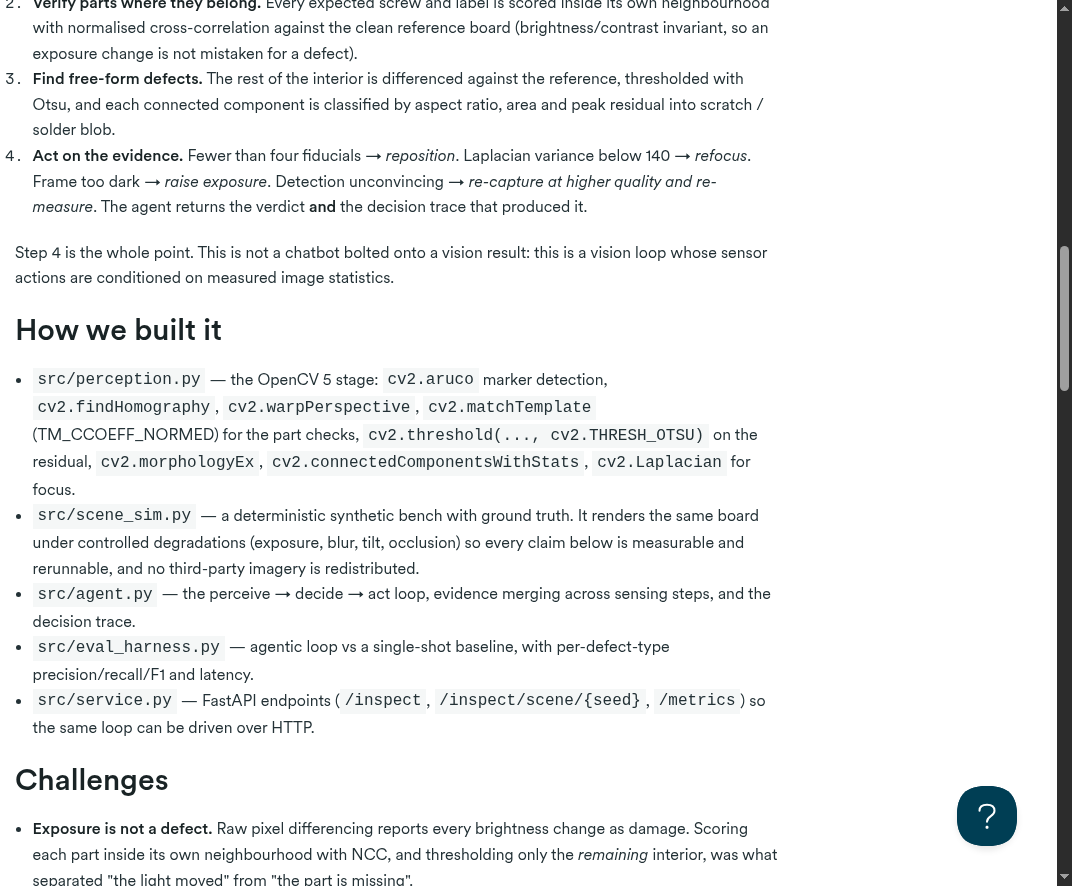
#> input picture evidence/devpost_project_images.png, 1072 x 886 px; its folder holds only this picture in this run
$ python -i perception.py   (imports and definitions only)   (older library calls are emulated)
#> lines starting #> are read from the running program, lines starting #| are printed output that depends on the picture; after the words box and inside, x2 and y2 are one past the last pixel; in counts of white or black regions, pixels touching at a corner belong together
### src/scene_sim.py
"""Synthetic visual-inspection bench used to evaluate the pipeline offline.

Every scene is fully deterministic given a seed: the same seed always produces the
same panel, the same defects and the same camera artefacts. Ground truth lives in
the *canonical* panel coordinate frame so that detections can be scored after
registration.

Nothing here is part of the product; it is the evaluation fixture (see
docs/EVALUATION.md for why a simulated bench is used and what its limits are).
"""

from __future__ import annotations

import json
from dataclasses import dataclass, field
from pathlib import Path

import cv2
import numpy as np

PANEL_W, PANEL_H = 1000, 700
PAD_X, PAD_Y = 90, 90
CANVAS_W, CANVAS_H = PANEL_W + 2 * PAD_X, PANEL_H + 2 * PAD_Y
MARGIN = 150
ARUCO_IDS = (0, 1, 2, 3)
ARUCO_SIZE = 110
MARKER_CTR = [(75, 75), (PANEL_W - 75, 75), (75, PANEL_H - 75), (PANEL_W - 75, PANEL_H - 75)]
SCREW_GRID = [
    (250, 200), (500, 200), (750, 200),
    (250, 600), (500, 600), (750, 600),
]
LABELS = [(150, 350, 240, 80), (560, 350, 220, 80)]
DEFECT_TYPES = ("missing_screw", "scratch", "blob", "misaligned_label")


def _aruco_dict():
    return cv2.aruco.getPredefinedDictionary(cv2.aruco.DICT_4X4_50)


# [50 lines left out: function render_canonical, not called in this run]


@dataclass
class CameraState:
    """Knobs the agent is allowed to move (this is the 'act' half of the loop)."""
    yaw: float = 0.0
    pitch: float = 0.0
    blur_sigma: float = 0.0
    exposure: float = 1.0
    noise_sigma: float = 2.0
    jpeg_quality: int = 92


@dataclass
class Scene:
    seed: int
    defects: list[dict] = field(default_factory=list)
    cam: CameraState = field(default_factory=CameraState)

    # [80 lines left out: functions canonical, capture, make_scene, save_gt, not called in this run]

### src/perception.py
"""OpenCV 5 perception stage.

Pipeline (all OpenCV 5.0.0, no third-party vision libraries):

1. fiducial detection      cv2.aruco.ArucoDetector  -> marker corners
2. registration            cv2.findHomography + cv2.warpPerspective -> canonical panel
3. illumination control    cv2.createCLAHE, cv2.Laplacian (sharpness metric)
4. reference comparison    cv2.absdiff vs. the clean board, cv2.threshold(OTSU)
5. blob extraction         cv2.findContours + cv2.morphologyEx
6. defect classification   shape/position features (circularity, aspect, area,
                           colour delta) scored against the expected layout
"""

from __future__ import annotations

import time
from dataclasses import dataclass, asdict

import cv2
import numpy as np

from scene_sim import (ARUCO_IDS, ARUCO_SIZE, LABELS, MARGIN, MARKER_CTR, PANEL_H, PANEL_W,
                       SCREW_GRID, _aruco_dict)

CORNERS_CANON = list(MARKER_CTR)


@dataclass
class Defect:
    type: str
    bbox: list[int]
    confidence: float
    evidence: str = ""

    def as_dict(self) -> dict:
        return asdict(self)


@dataclass
class Perception:
    registered: bool
    markers: int
    sharpness: float
    brightness: float
    defects: list[Defect]
    latency_ms: float
    frame_bgr: np.ndarray | None = None
    registered_bgr: np.ndarray | None = None


_DETECTOR = None


def _detector():
    global _DETECTOR
    if _DETECTOR is None:
        params = cv2.aruco.DetectorParameters()
        params.cornerRefinementMethod = cv2.aruco.CORNER_REFINE_SUBPIX
        params.adaptiveThreshWinSizeMin = 5
        params.adaptiveThreshWinSizeMax = 51
        params.adaptiveThreshWinSizeStep = 4
        params.minMarkerPerimeterRate = 0.01
        params.maxMarkerPerimeterRate = 6.0
        params.errorCorrectionRate = 0.8
        _DETECTOR = cv2.aruco.ArucoDetector(_aruco_dict(), params)
    return _DETECTOR


UPSCALE = 1.5


def find_markers(frame_bgr: np.ndarray):
    """Return {marker_id: centroid} in the captured (distorted) frame.

    Detection runs on an upscaled copy: small fiducials survive blur and JPEG
    artefacts much better at 1.5x, and the centroids are simply divided back.
    """
    gray = cv2.cvtColor(frame_bgr, cv2.COLOR_BGR2GRAY)
    big = cv2.resize(gray, None, fx=UPSCALE, fy=UPSCALE, interpolation=cv2.INTER_CUBIC)
    corners, ids, _ = _detector().detectMarkers(big)
    found: dict[int, tuple[float, float]] = {}
    if ids is None:
        return found
    for c, i in zip(corners, ids.flatten()):
        pts = c.reshape(-1, 2)
        found[int(i)] = (float(pts[:, 0].mean()) / UPSCALE, float(pts[:, 1].mean()) / UPSCALE)
    return found


def register(frame_bgr: np.ndarray, reference_bgr: np.ndarray | None = None) -> tuple[np.ndarray | None, int]:
    """Rectify the capture into canonical panel coordinates using the fiducials."""
    found = find_markers(frame_bgr)
    shared = [i for i in ARUCO_IDS if i in found]
    if len(shared) < 4:
        return None, len(shared)
    src = np.array([found[i] for i in ARUCO_IDS], np.float32)
    dst = np.array([CORNERS_CANON[i] for i in ARUCO_IDS], np.float32)
    H, _ = cv2.findHomography(src, dst, cv2.RANSAC, 3.0)
    if H is None:
        return None, len(shared)
    warped = cv2.warpPerspective(frame_bgr, H, (PANEL_W, PANEL_H))
    return warped, len(shared)


def sharpness(frame_bgr: np.ndarray) -> float:
    gray = cv2.cvtColor(frame_bgr, cv2.COLOR_BGR2GRAY)
    return float(cv2.Laplacian(gray, cv2.CV_64F).var())


def brightness(frame_bgr: np.ndarray) -> float:
    return float(cv2.cvtColor(frame_bgr, cv2.COLOR_BGR2GRAY).mean())


# [6 lines left out: function _circularity, not called in this run]


def _near(center, points, tol):
    return any((center[0] - p[0]) ** 2 + (center[1] - p[1]) ** 2 <= tol * tol for p in points)


# [7 lines left out: function _misfit, not called in this run]


def _interior_mask() -> np.ndarray:
    m = np.zeros((PANEL_H, PANEL_W), np.uint8)
    m[MARGIN + 8:PANEL_H - MARGIN - 8, MARGIN + 8:PANEL_W - MARGIN - 8] = 255
    for (cx, cy) in CORNERS_CANON:
        cv2.circle(m, (int(cx), int(cy)), ARUCO_SIZE, 0, -1)
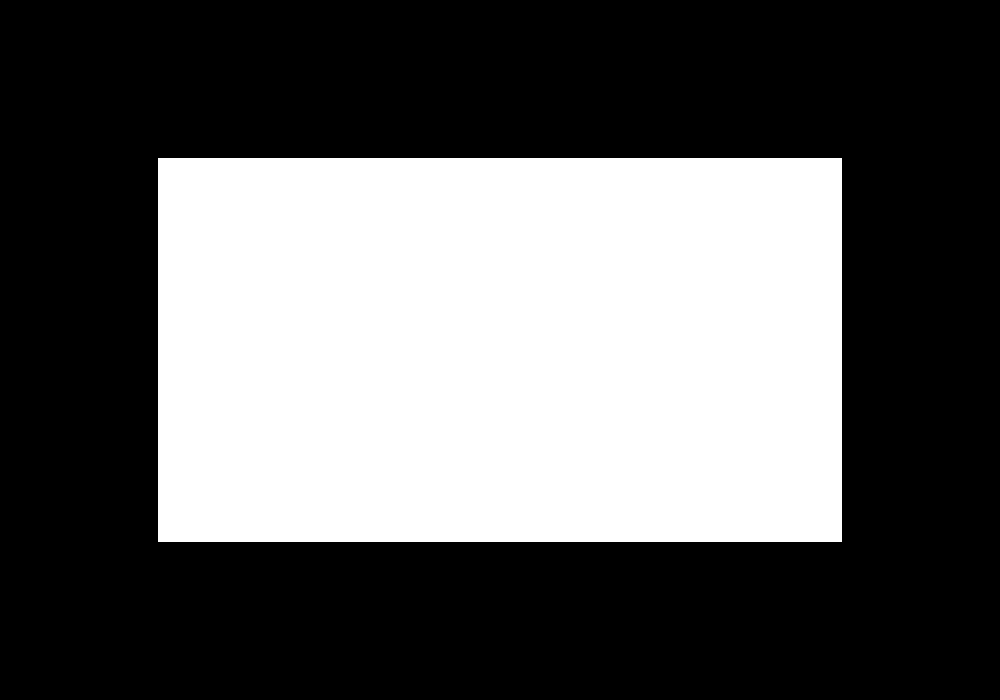
#> m: shape (700, 1000); 37.5% white; 1 white region, box (x1, y1, x2, y2) and area: (158, 158, 842, 542) 262656
    for (cx, cy) in SCREW_GRID:
        cv2.rectangle(m, (cx - 34, cy - 34), (cx + 34, cy + 34), 0, -1)
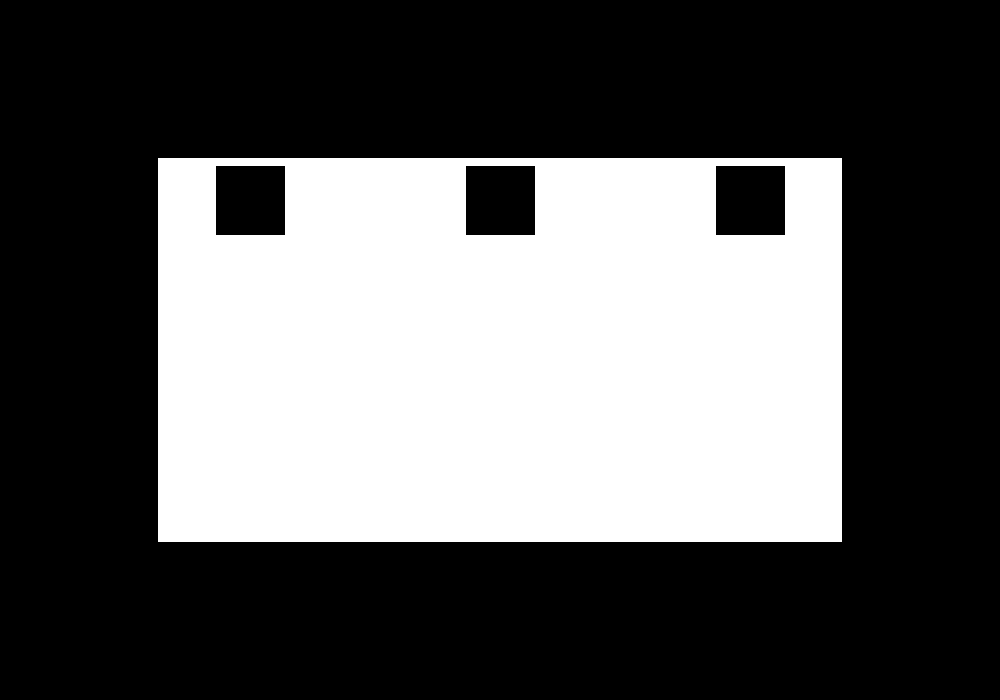
#> m: shape (700, 1000); 35.5% white; 1 white region, box (x1, y1, x2, y2) and area: (158, 158, 842, 542) 248373
    for (x, y, w, h) in LABELS:
        cv2.rectangle(m, (x - 6, y - 6), (x + w + 6, y + h + 6), 0, -1)
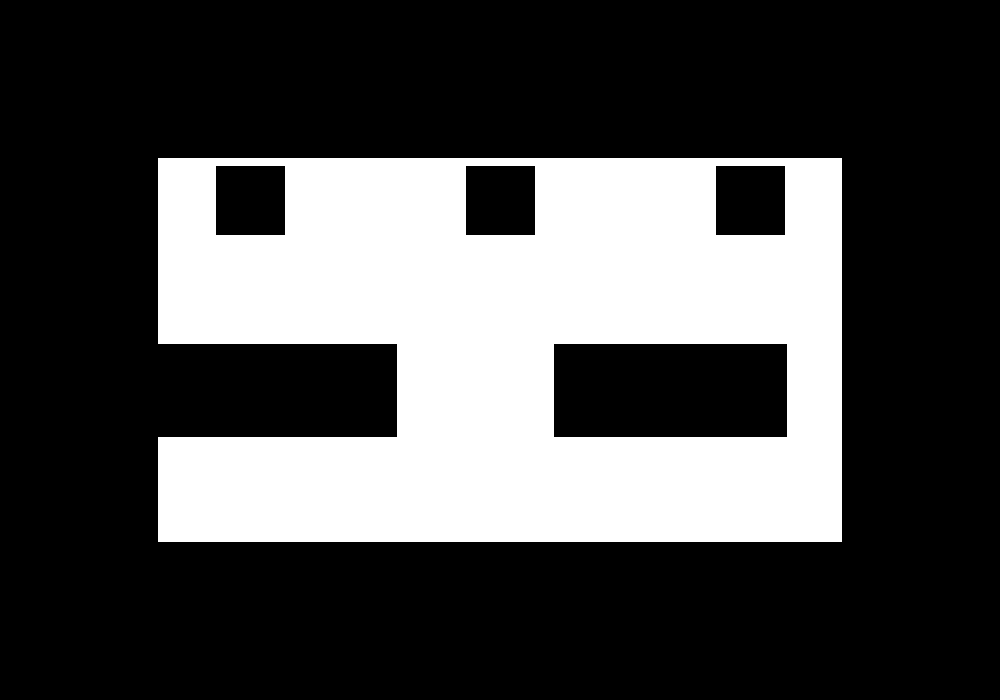
#> m: shape (700, 1000); 29.2% white; 1 white region, box (x1, y1, x2, y2) and area: (158, 158, 842, 542) 204477
    return m


_INTERIOR = _interior_mask()


# [23 lines left out: functions _ncc, _norm, not called in this run]


def _interior_mask() -> np.ndarray:
    m = np.zeros((PANEL_H, PANEL_W), np.uint8)
    m[MARGIN + 10:PANEL_H - MARGIN - 10, MARGIN + 10:PANEL_W - MARGIN - 10] = 255
    for (cx, cy) in CORNERS_CANON:
        cv2.circle(m, (int(cx), int(cy)), ARUCO_SIZE + 4, 0, -1)
#> m: shape (700, 1000); 36.9% white; 1 white region, box (x1, y1, x2, y2) and area: (160, 160, 840, 540) 258400
    for (cx, cy) in SCREW_GRID:
        cv2.rectangle(m, (cx - 38, cy - 38), (cx + 38, cy + 38), 0, -1)
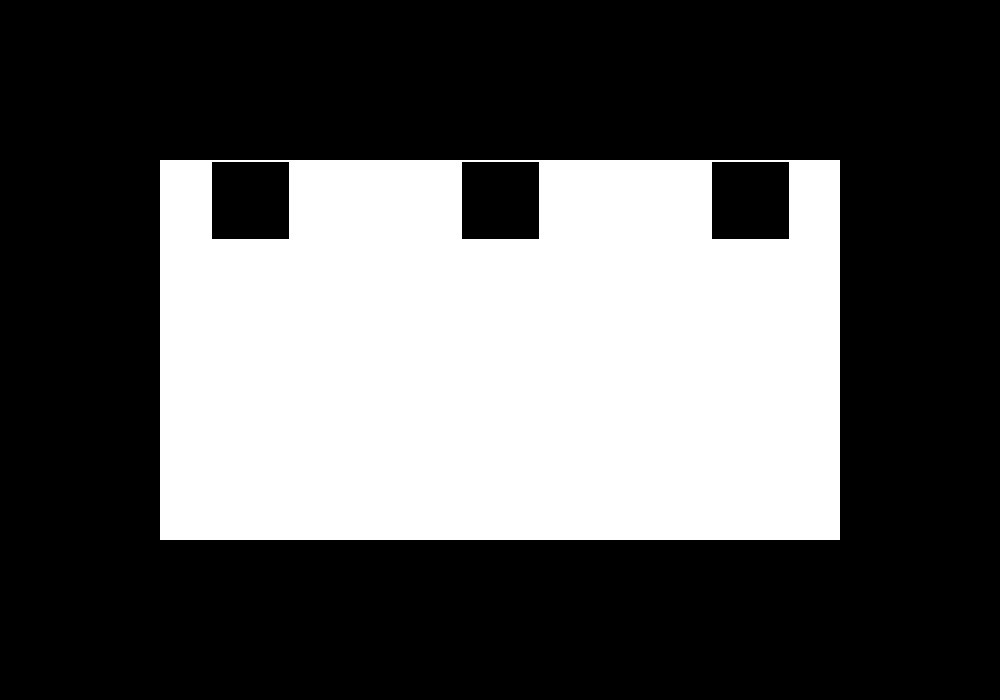
#> m: shape (700, 1000); 34.4% white; 1 white region, box (x1, y1, x2, y2) and area: (160, 160, 840, 540) 240613
    for (x, y, w, h) in LABELS:
        cv2.rectangle(m, (x - 10, y - 10), (x + w + 10, y + h + 10), 0, -1)
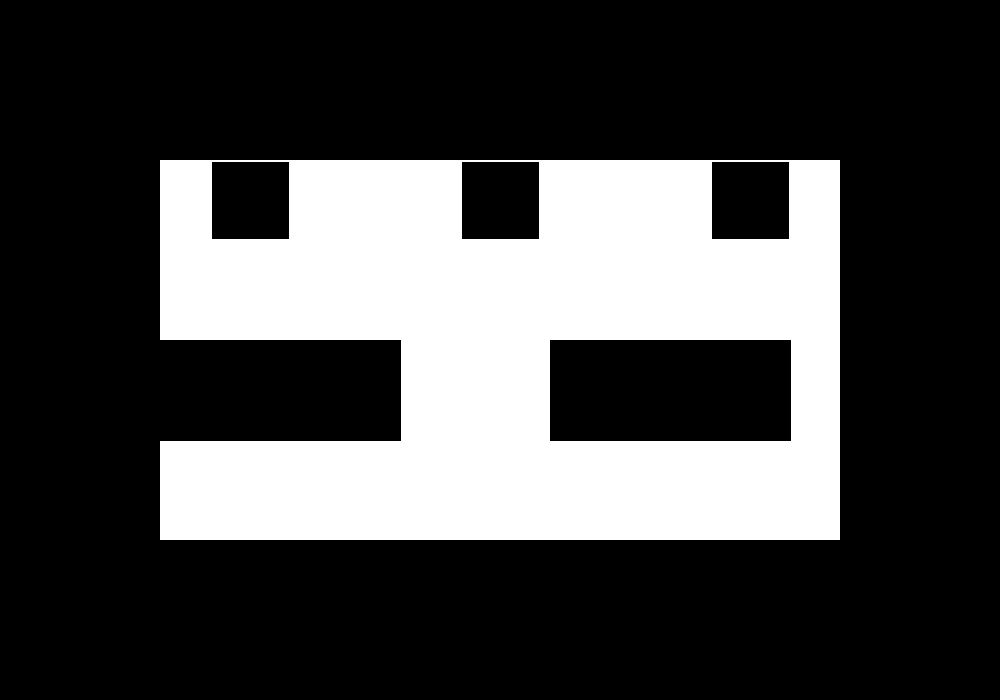
#> m: shape (700, 1000); 27.4% white; 1 white region, box (x1, y1, x2, y2) and area: (160, 160, 840, 540) 191931
    return m


_INTERIOR = _interior_mask()
NCC_PART_MIN = 0.55
DIFF_MIN = 22.0  # grey levels; Otsu may raise it, never lower it

_SCREW_BOX = 44


# [90 lines left out: functions detect_defects, perceive, annotate, not called in this run]

>>> import cv2
>>> picture = cv2.imread('../evidence/devpost_project_images.png')
#> picture is the input picture: shape (886, 1072, 3); mean B, G, R 241.1, 240.8, 239.8
>>> result = register(picture)
#> in find_markers, `big = cv2.resize(gray, None, fx=UPSCALE, fy=UPSCALE, interpolation=cv2..`:
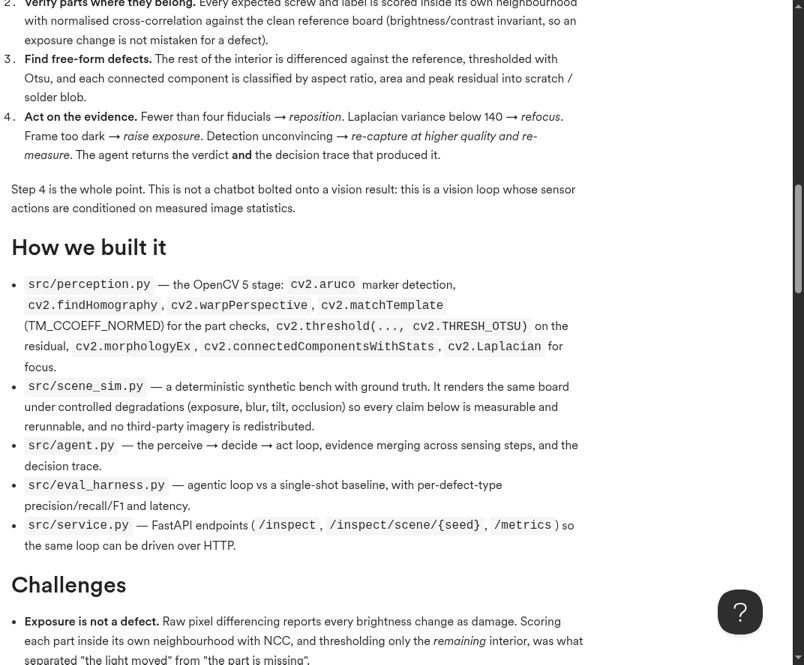
#> big: shape (1329, 1608) (shown at 1/2 size); min 0, max 255, mean 240
#> in find_markers, `corners, ids, _ = _detector().detectMarkers(big)`: corners = (); ids = None
#> in register, `found = find_markers(frame_bgr)`: found = 0 items
#> in register, `shared = [i for i in ARUCO_IDS if i in found]`: shared = []
